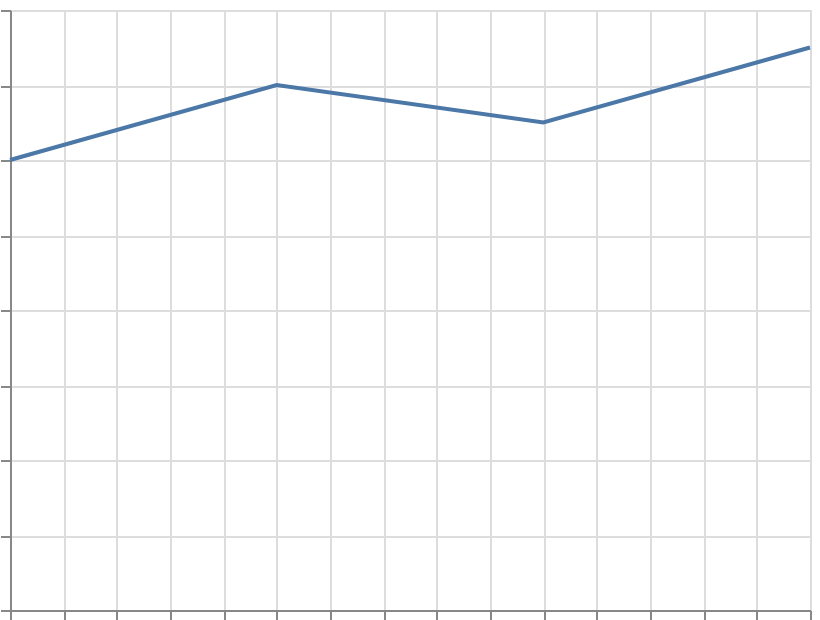

Express this chart as Vega-Lite.
### Vega-Lite specification from a JSON file in a GitHub repository (floating-point values rounded to 4 significant figures)
{"$schema": "https://vega.github.io/schema/vega-lite/v6.json", "width": 400, "height": 300, "padding": 5, "autosize": "none", "params": [{"name": "shift", "value": 10, "bind": {"input": "range", "min": 0, "max": 30}}], "data": {"name": "table", "values": [{"x": 0, "y": 2}, {"x": 1, "y": 4}, {"x": 2, "y": 3}, {"x": 3, "y": 5}]}, "transform": [{"calculate": "datum.y + shift", "as": "y2"}], "mark": "line", "encoding": {"x": {"field": "x", "type": "quantitative"}, "y": {"field": "y2", "type": "quantitative"}}}
